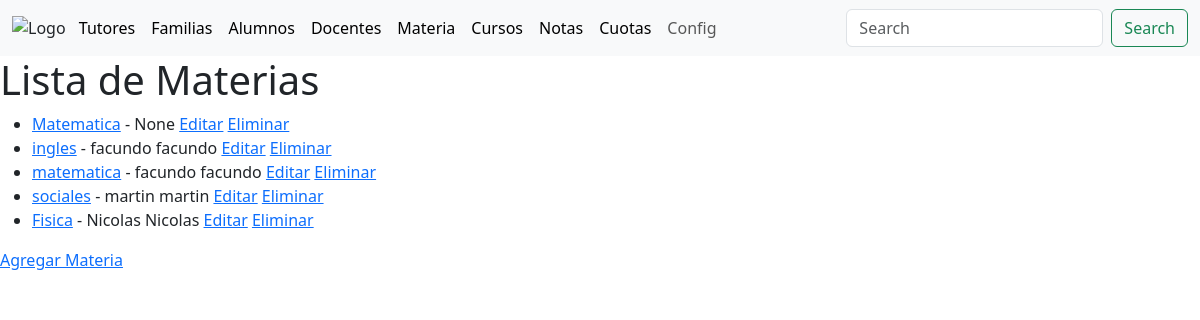
/materia/, run on the app's committed database.
### academico/models.py (models this page shows, shortened)
class Materias(models.Model):
    Denominación = models.CharField(max_length=255)
    Docente_Titular = models.ForeignKey(Docentes, on_delete=models.SET_NULL, null=True)
    class Meta:
        db_table = 'Materias'
        verbose_name = 'Materia'
        verbose_name_plural = 'Materias'

class Docentes(models.Model):
    Nivel_Docente = models.ForeignKey(Nivel_Docente, on_delete=models.CASCADE)
    Apellidos = models.CharField(max_length=255)
    Nombres = models.CharField(max_length=255)
    CUIL = models.CharField(max_length=255)
    Tel = models.CharField(max_length=255)
    F_Nacimiento = models.DateField()
    Titulo = models.ForeignKey(Titulos_Profesionales, on_delete=models.CASCADE)
    def __str__(self):
        return '%s %s '%(self.Apellidos, self.Nombres)
    class Meta:
        db_table = 'Docentes'
        verbose_name = 'Docente'
        verbose_name_plural = 'Docentes'

### academico/views.py (the view)
# urls.py: path('materia/', views.materia_list, name='materia_list'),
def materia_list(request):
    materias = Materias.objects.all()
    context = {'materias': materias}
    return render(request, 'materia_list.html', context)

### academico/templates/materia_list.html
{% extends 'base.html' %}
{% block content %}
  <h1>Lista de Materias</h1>
  <ul>
    {% for materia in materias %}
      <li>
        <a href="{% url 'materia_detail' materia.pk %}">{{ materia.Denominación }}</a>
        - {{ materia.Docente_Titular }}
        <a href="{% url 'materia_update' materia.pk %}">Editar</a>
        <a href="{% url 'materia_delete' materia.pk %}">Eliminar</a>
      </li>
    {% endfor %}
  </ul>
  <a href="{% url 'materia_create' %}">Agregar Materia</a>
{% endblock %}

### data on the page
Materias: Denominación "Matematica", Docente_Titular "None"
Materias: Denominación "ingles", Docente_Titular "facundo facundo"
Materias: Denominación "matematica", Docente_Titular "facundo facundo"
Materias: Denominación "sociales", Docente_Titular "martin martin"
Materias: Denominación "Fisica", Docente_Titular "Nicolas Nicolas"
